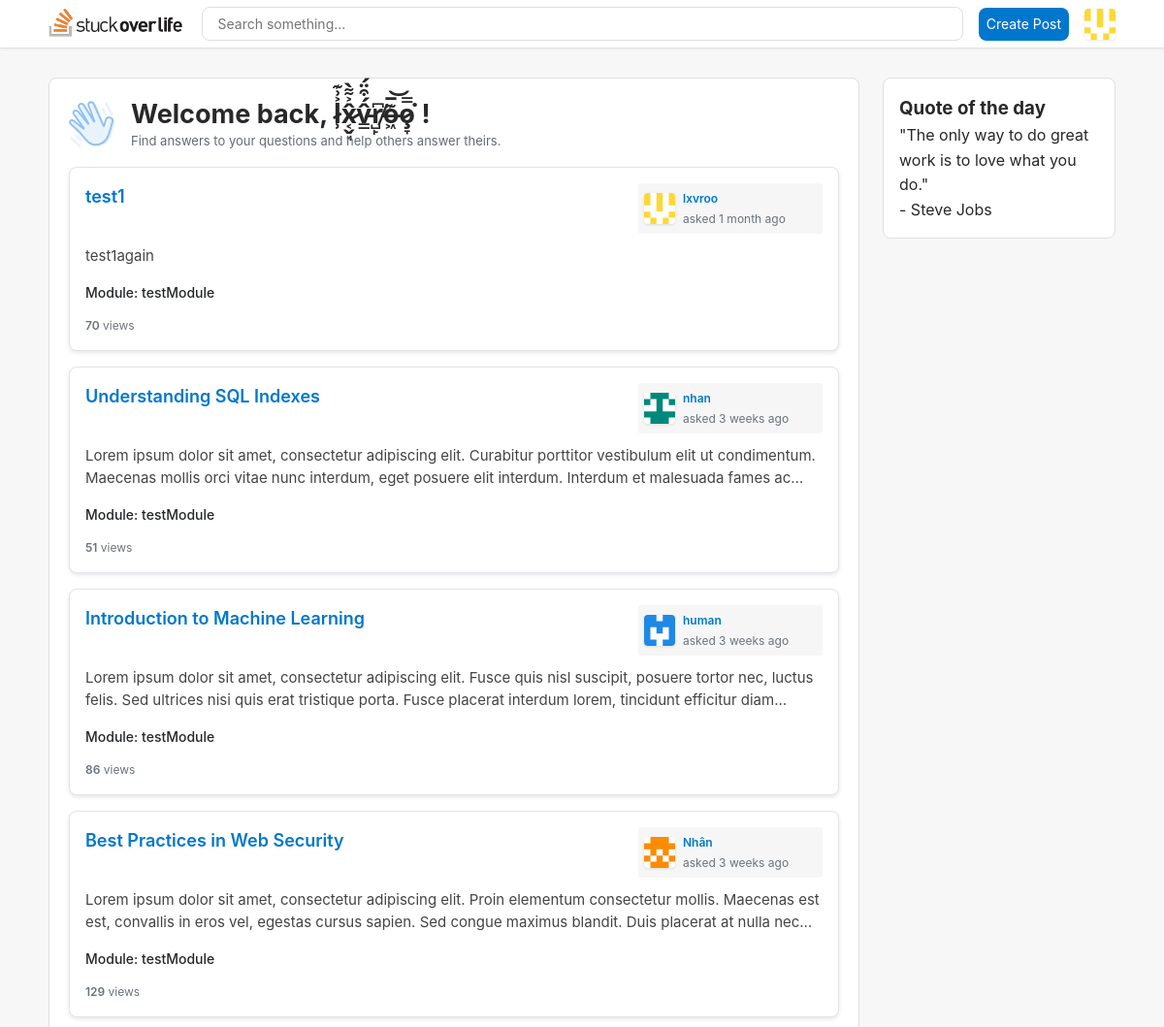
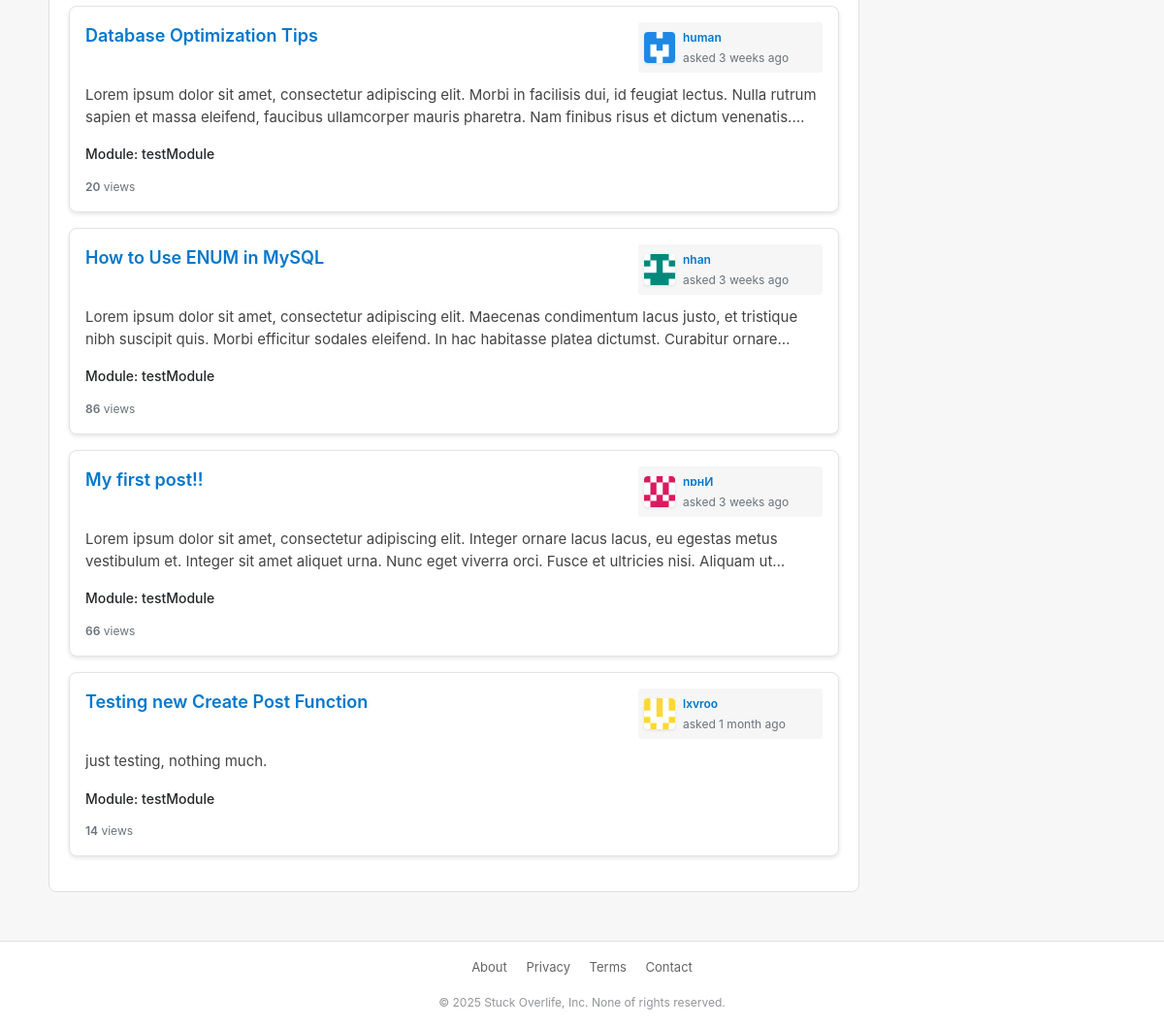
The app's page /index.php (signed in) with its own data (2 pictures, top to bottom).
### tables this page shows
CREATE TABLE `user` (
  `UserID` int(11) NOT NULL,
  `username` varchar(255) NOT NULL,
  `firstname` varchar(100) NOT NULL,
  `lastname` varchar(100) NOT NULL,
  `password` varchar(255) NOT NULL DEFAULT '',
  `avatar` varchar(100) DEFAULT NULL,
  `dob` date DEFAULT NULL,
  `bio` text DEFAULT NULL,
  `status` enum('Active','Blocked','Banned','Archived','Unknown') NOT NULL DEFAULT 'Active',
  `role` enum('user','admin') NOT NULL DEFAULT 'user',
  `createdAt` datetime NOT NULL DEFAULT current_timestamp()
);

CREATE TABLE `posts` (
  `PostID` int(11) NOT NULL,
  `title` varchar(255) NOT NULL,
  `content` text NOT NULL,
  `ModuleID` int(11) NOT NULL,
  `UserID` int(11) NOT NULL,
  `createdAt` datetime NOT NULL DEFAULT current_timestamp(),
  `updatedAt` datetime NOT NULL DEFAULT current_timestamp() ON UPDATE current_timestamp(),
  `AssetID` int(11) DEFAULT NULL,
  `viewCount` int(11) DEFAULT 0,
  `voteCount` int(11) DEFAULT 0
);

CREATE TABLE `modules` (
  `ModuleID` int(11) NOT NULL,
  `moduleName` varchar(255) NOT NULL,
  `description` varchar(255) NOT NULL
);

### includes/functions.php (called while the page is built, shortened)
<?php
    function query($pdo, $sql, $parameters = []) {
        $query = $pdo->prepare($sql);
        $query->execute($parameters);
        return $query;
    }
    function timeAgo($datetime, $full = false) {
        static $now = null;
        try {
            if ($now === null) {
                $now = new DateTime();
            }
            $then = new DateTime($datetime);
            $diff = (array) $now->diff($then);
            $diff['w'] = floor($diff['d'] / 7);
            $diff['d'] -= $diff['w'] * 7;
            $string = array(
                'y' => 'year',
                'm' => 'month',
                'w' => 'week',
                'd' => 'day',
                'h' => 'hour',
                'i' => 'minute',
                's' => 'second',
            );
            foreach($string as $k => &$v) {
                if ($diff[$k]) {
                    $v = $diff[$k] . ' ' . $v . ($diff[$k] > 1 ? 's' : '');
                } else {
                    unset($string[$k]);
                }
            }
            if (!$full) $string = array_slice($string, 0, 1);
            return $string ? implode(', ', $string) . ' ago' : 'just now';
        } catch (Exception $e) {
            error_log('Error in timeAgo function: ' . $e->getMessage());
            return 'unknown time';
        }
    }
    function allPosts($pdo){
        $posts = query($pdo, 'SELECT * FROM posts
        INNER JOIN user ON posts.userid = user.userid
        INNER JOIN modules ON posts.moduleid = modules.moduleid');
        return $posts->fetchAll();
    }
    function getUserByPost($pdo, $id) {
        $parameters = [':id' => $id];
        $query = query($pdo, 'SELECT u.* FROM user u
                              INNER JOIN posts p ON u.UserID = p.UserID
                              WHERE p.PostID = :id', $parameters);
        return $query->fetch();
    }
    function isLoggedIn() {
        return isset($_SESSION['user_id']);
    }
    function getCurrentUser($pdo) {
        if (isLoggedIn()) {
            $params = [':id' => $_SESSION['user_id']];
            $query = query($pdo, 'SELECT * FROM user WHERE userid = :id', $params);
            return $query->fetch();
        }
        return false;
    }
?>

### index.php (called while the page is built, shortened)
<?php
    try {
        include './includes/db.php';
        include './includes/functions.php';
        $posts = allPosts($pdo);
        include './views/home.html.php';
        $output = ob_get_clean();
    } catch (PDOException $e) {
        $title = 'An error has occurred';
        $output = 'Database error: ' . $e->getMessage();
    }
    include './views/layout.html.php';
?>

### views/home.html.php (the view)
<?php $pageType = 'home-page';?>
<?php foreach($posts as $post): ?>
    <div class="post">
        <div class="post-with-votes">
            <div class="post-main">
                <div class="post-header">
                    <a class="post-title" href="/coursework/models/posts.php?id=<?= $post['PostID'] ?>"><?= htmlspecialchars($post['title'], ENT_QUOTES, 'UTF-8') ?></a>
                    <div class="user-info">
                        <div class="user-avatar">
                            <?php
                                $author = getUserByPost($pdo, $post['PostID']);
                                $avatar = htmlspecialchars($author['avatar'], ENT_QUOTES, 'UTF-8');
                            ?>
                            <img height="32px" src="/coursework/assets/images/random_pfp/<?= $avatar ?>" alt="User avatar">
                        </div>
                        <div class="user-info-details">
                            <a href="/coursework/models/profile.php?user_id=<?= htmlspecialchars($post['UserID'], ENT_QUOTES, 'UTF-8') ?>" class="user-name"><?= htmlspecialchars($post['username'], ENT_QUOTES, 'UTF-8') ?></a>
                            <span class="user-reputation">asked <?= timeAgo($post['createdAt']) ?></span>
                        </div>
                    </div>
                </div>
                <div class="post-content post-preview">
                    <?php
                    $content = strip_tags(htmlspecialchars($post['content'], ENT_QUOTES, 'UTF-8'));
                    $lines = explode("\n", $content);
                    $preview = array_slice($lines, 0, 2);
                    $preview = implode("\n", $preview);
                    if (count($lines) > 2 || strlen($content) > strlen($preview)) {
                        $preview = trim($preview) . '...';
                    }
                    echo $preview;
                    ?>
                </div>
                <div class="post-module">
                    Module: <?= htmlspecialchars($post['moduleName'], ENT_QUOTES, 'UTF-8') ?>
                </div>
                <div class="post-stats">
                    <div class="post-stat">
                        <span class="post-stat-value"><?= htmlspecialchars($post['viewCount'], ENT_QUOTES, 'UTF-8') ?></span> views
                    </div>
                </div>
            </div>
        </div>
    </div>
<?php endforeach; ?>

### views/layout.html.php (shortened to what this page needs)
<!DOCTYPE html>
<html lang="en">
<head>
    <link rel="stylesheet" href="/coursework/style.css">
</head>
<body class="<?= $pageType ?? '' ?>">
    <header>
        <div class="header-container">
            <a href="/coursework/index.php" class="header-logo">
                <img src="/coursework/assets/images/logo.svg" alt="Logo" title="Home">
            </a>
            <div class="header-search">
                <input type="text" placeholder="Search something...">
            </div>
            <nav class="header-nav">
                <a href="/coursework/models/createPost.php" class="create-post-button">
                    Create Post
                </a>
                <?php if(isLoggedIn()):?>
                        <?php
                        $currentUser = getCurrentUser($pdo);
                        $avatar = isset($currentUser['avatar']) ? htmlspecialchars($currentUser['avatar'], ENT_QUOTES, 'UTF-8') : "random_pfp";
                        ?>
                        <img class="user-avatar avatar-button" height="32px" src="/coursework/assets/images/random_pfp/<?= $avatar ?>" alt="User avatar" onclick="toggleSubMenu()">
                <?php else:?>
                    <a href="/coursework/models/login.php" class="login-button">Log in</a>
                    <a href="/coursework/models/register.php" class="signup-button">Sign up</a>
                <?php endif; ?>
            </nav>
        </div>
    </header>
    <div class="main-container">
        <main class="main-content">
            <div class="main-content-welcome">
                <?php if(!isLoggedIn() && isset($pageType) && $pageType === 'home-page'):?>
                    <p>Newest Questions</p>
                <?php elseif(isset($pageType) && $pageType === 'home-page'):?>
                    <div class="main-container-welcome-text">
                        <p>Welcome back, <?= htmlspecialchars($currentUser['firstname'] ?? '', ENT_QUOTES, 'UTF-8') ?> <?= htmlspecialchars($currentUser['lastname'] ?? '', ENT_QUOTES, 'UTF-8') ?>!</p>
                        <span>Find answers to your questions and help others answer theirs.</span>
                    </div>
                <?php endif; ?>
            </div>
            <?= $output ?>
        </main>
<aside class="sidebar">
    <div class="sidebar-widget">
        <?php if(isset($pageType) && $pageType === 'profile-page'): ?>
            <div class="profile-card">
                <div class="profile-header">
                    <img class="profile-avatar" src="/coursework/assets/images/random_pfp/<?= htmlspecialchars($profileUser['avatar'], ENT_QUOTES, 'UTF-8') ?>" alt="User avatar">
                    <div class="profile-names">
                        <h3 class="profile-fullname">
                            <?= htmlspecialchars($profileUser['firstname'] ?? '', ENT_QUOTES, 'UTF-8') ?>
                            <?= htmlspecialchars($profileUser['lastname'] ?? '', ENT_QUOTES, 'UTF-8') ?>
                        </h3>
                        <p class="profile-username">@<?= htmlspecialchars($profileUser['username'] ?? 'anonymous', ENT_QUOTES, 'UTF-8') ?></p>
                    </div>
                </div>
                <?php if(!empty($profileUser['bio'])): ?>
                    <p class="profile-bio"><?= htmlspecialchars($profileUser['bio'] ?? '', ENT_QUOTES, 'UTF-8') ?></p>
                <?php endif; ?>
                <div class="profile-stats">
                    <div class="stat-item">
                        <span class="stat-value"><?= getUserPostCount($pdo, $profileUserId) ?? 0 ?></span>
                        <span class="stat-label">Posts</span>
                    </div>
                    <div class="stat-item">
                        <span class="stat-value"><?= getUserCommentCount($pdo, $profileUserId) ?? 0 ?></span>
                        <span class="stat-label">Comments</span>
                    </div>
                </div>
                <div class="profile-details">
                    <div class="member-since">
                        <span>Member since: <?= formatDate($currentUser['createdAt'] ?? '') ?></span>
                    </div>
                </div>
            </div>
        <?php elseif(isLoggedIn()): ?>
            <h3>Quote of the day</h3>
            <p>"The only way to do great work is to love what you do." </br>- Steve Jobs</p>
        <?php else: ?>
            <p>Welcome to Stuck Overlife!</p>
            <p>Please <a href="/coursework/models/login.php">log in</a> or <a href="/coursework/models/register.php">sign up</a> to post questions and answers.</p>
        <?php endif; ?>
    </div>
</aside>
    </div>
    <footer>
        <div class="footer-links">
            <a href="#" class="footer-link">About</a>
            <a href="#" class="footer-link">Privacy</a>
            <a href="#" class="footer-link">Terms</a>
            <a href="#" class="footer-link">Contact</a>
        </div>
        <div class="footer-copyright">
            © 2025 Stuck Overlife, Inc. None of rights reserved.
        </div>
    </footer>
</body>
</html>

### records on screen
user: avatar (picture), firstname "l̷̹͐͗͊x̷͔̬̘̂͐͌̀v̵͇̂́͒̈́r̸̺̙͆o̶͖͊̅͝o̷̧̞̿͘"
posts: title "test1", UserID.avatar (picture), UserID.username "lxvroo", UserID.createdAt "1 month ago", content "test1again", ModuleID.moduleName "testModule", viewCount "70"
posts: title "Understanding SQL Indexes", UserID.avatar (picture), UserID.username "nhan", UserID.createdAt "3 weeks ago", content "Lorem ipsum dolor sit amet, consectetur adipiscing elit. Curabitur porttitor vestibulum elit ut condimentum. Maecenas mollis orci vitae nunc interdum, eget posuere elit interdum. Interdum et malesuada fames…", ModuleID.moduleName "testModule", viewCount "51"
posts: title "Introduction to Machine Learning", UserID.avatar (picture), UserID.username "human", UserID.createdAt "3 weeks ago", content "Lorem ipsum dolor sit amet, consectetur adipiscing elit. Fusce quis nisl suscipit, posuere tortor nec, luctus felis. Sed ultrices nisi quis erat tristique porta. Fusce placerat interdum lorem, tincidunt efficitur…", ModuleID.moduleName "testModule", viewCount "86"
posts: title "Best Practices in Web Security", UserID.avatar (picture), UserID.username "Nhân", UserID.createdAt "3 weeks ago", content "Lorem ipsum dolor sit amet, consectetur adipiscing elit. Proin elementum consectetur mollis. Maecenas est est, convallis in eros vel, egestas cursus sapien. Sed congue maximus blandit. Duis placerat at nulla…", ModuleID.moduleName "testModule", viewCount "129"
posts: title "Database Optimization Tips", UserID.avatar (picture), UserID.username "human", UserID.createdAt "3 weeks ago", content "Lorem ipsum dolor sit amet, consectetur adipiscing elit. Morbi in facilisis dui, id feugiat lectus. Nulla rutrum sapien et massa eleifend, faucibus ullamcorper mauris pharetra. Nam finibus risus et dictum…", ModuleID.moduleName "testModule", viewCount "20"
posts: title "How to Use ENUM in MySQL", UserID.avatar (picture), UserID.username "nhan", UserID.createdAt "3 weeks ago", content "Lorem ipsum dolor sit amet, consectetur adipiscing elit. Maecenas condimentum lacus justo, et tristique nibh suscipit quis. Morbi efficitur sodales eleifend. In hac habitasse platea dictumst. Curabitur…", ModuleID.moduleName "testModule", viewCount "86"
posts: title "My first post!!", UserID.avatar (picture), UserID.username "nɒʜИ", UserID.createdAt "3 weeks ago", content "Lorem ipsum dolor sit amet, consectetur adipiscing elit. Integer ornare lacus lacus, eu egestas metus vestibulum et. Integer sit amet aliquet urna. Nunc eget viverra orci. Fusce et ultricies nisi. Aliquam…", ModuleID.moduleName "testModule", viewCount "66"
posts: title "Testing new Create Post Function", UserID.avatar (picture), UserID.username "lxvroo", UserID.createdAt "1 month ago", content "just testing, nothing much.", ModuleID.moduleName "testModule", viewCount "14"
